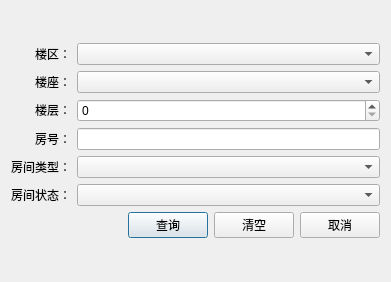
<?xml version="1.0" encoding="UTF-8"?>
<ui version="4.0">
 <class>RoomFilterDialog</class>
 <widget class="QDialog" name="RoomFilterDialog">
  <property name="geometry">
   <rect>
    <x>0</x>
    <y>0</y>
    <width>391</width>
    <height>282</height>
   </rect>
  </property>
  <property name="windowTitle">
   <string>Dialog</string>
  </property>
  <layout class="QVBoxLayout" name="verticalLayout_2">
   <item>
    <layout class="QVBoxLayout" name="verticalLayout">
     <item>
      <layout class="QHBoxLayout" name="horizontalLayout">
       <item>
        <layout class="QVBoxLayout" name="verticalLayout_3">
         <item>
          <widget class="QLabel" name="label">
           <property name="text">
            <string>楼区：</string>
           </property>
           <property name="alignment">
            <set>Qt::AlignRight|Qt::AlignTrailing|Qt::AlignVCenter</set>
           </property>
          </widget>
         </item>
         <item>
          <widget class="QLabel" name="label_2">
           <property name="text">
            <string>楼座：</string>
           </property>
           <property name="alignment">
            <set>Qt::AlignRight|Qt::AlignTrailing|Qt::AlignVCenter</set>
           </property>
          </widget>
         </item>
         <item>
          <widget class="QLabel" name="label_3">
           <property name="text">
            <string>楼层：</string>
           </property>
           <property name="alignment">
            <set>Qt::AlignRight|Qt::AlignTrailing|Qt::AlignVCenter</set>
           </property>
          </widget>
         </item>
         <item>
          <widget class="QLabel" name="label_4">
           <property name="text">
            <string>房号：</string>
           </property>
           <property name="alignment">
            <set>Qt::AlignRight|Qt::AlignTrailing|Qt::AlignVCenter</set>
           </property>
          </widget>
         </item>
         <item>
          <widget class="QLabel" name="label_5">
           <property name="text">
            <string>房间类型：</string>
           </property>
           <property name="alignment">
            <set>Qt::AlignRight|Qt::AlignTrailing|Qt::AlignVCenter</set>
           </property>
          </widget>
         </item>
         <item>
          <widget class="QLabel" name="label_6">
           <property name="text">
            <string>房间状态：</string>
           </property>
           <property name="alignment">
            <set>Qt::AlignRight|Qt::AlignTrailing|Qt::AlignVCenter</set>
           </property>
          </widget>
         </item>
        </layout>
       </item>
       <item>
        <layout class="QVBoxLayout" name="verticalLayout_4">
         <item>
          <widget class="QComboBox" name="com_tower_range"/>
         </item>
         <item>
          <widget class="QComboBox" name="com_tower_seat"/>
         </item>
         <item>
          <widget class="QSpinBox" name="spin_tier">
           <property name="minimum">
            <number>0</number>
           </property>
          </widget>
         </item>
         <item>
          <widget class="QLineEdit" name="edit_room_num">
           <property name="clearButtonEnabled">
            <bool>true</bool>
           </property>
          </widget>
         </item>
         <item>
          <widget class="QComboBox" name="com_room_type"/>
         </item>
         <item>
          <widget class="QComboBox" name="com_room_state"/>
         </item>
        </layout>
       </item>
      </layout>
     </item>
     <item>
      <layout class="QHBoxLayout" name="horizontalLayout_2">
       <item>
        <spacer name="horizontalSpacer">
         <property name="orientation">
          <enum>Qt::Horizontal</enum>
         </property>
         <property name="sizeHint" stdset="0">
          <size>
           <width>40</width>
           <height>20</height>
          </size>
         </property>
        </spacer>
       </item>
       <item>
        <widget class="QPushButton" name="btn_select">
         <property name="text">
          <string>查询</string>
         </property>
        </widget>
       </item>
       <item>
        <widget class="QPushButton" name="btn_clear">
         <property name="text">
          <string>清空</string>
         </property>
        </widget>
       </item>
       <item>
        <widget class="QPushButton" name="btn_cancel">
         <property name="text">
          <string>取消</string>
         </property>
        </widget>
       </item>
      </layout>
     </item>
    </layout>
   </item>
  </layout>
 </widget>
 <resources/>
 <connections/>
</ui>
